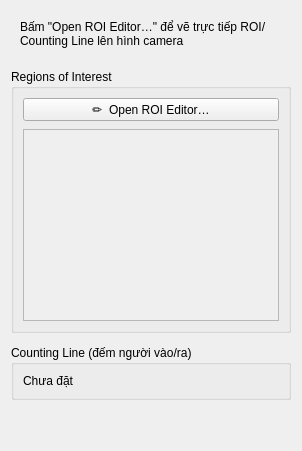
         <widget class="QWidget" name="tab_roi">
          <attribute name="title">
           <string>ROI</string>
          </attribute>
          <layout class="QVBoxLayout" name="layout_tab_roi">
           <property name="spacing">
            <number>12</number>
           </property>
           <property name="contentsMargins" stdset="0">
            <number>12</number>
           </property>
           <item>
            <widget class="QFrame" name="frame_roi_preview">
             <property name="frameShape">
              <enum>QFrame::NoFrame</enum>
             </property>
             <layout class="QVBoxLayout" name="layout_roi_preview_inner">
              <item>
               <widget class="QLabel" name="lbl_roi_preview_placeholder">
                <property name="text">
                 <string>Bấm "Open ROI Editor…" để vẽ trực tiếp ROI/Counting Line lên hình camera</string>
                </property>
                <property name="wordWrap">
                 <bool>true</bool>
                </property>
               </widget>
              </item>
             </layout>
            </widget>
           </item>
           <item>
            <widget class="QGroupBox" name="group_roi_list">
             <property name="title">
              <string>Regions of Interest</string>
             </property>
             <layout class="QVBoxLayout" name="layout_roi_list_group">
              <property name="spacing">
               <number>8</number>
              </property>
              <property name="contentsMargins" stdset="0">
               <number>8</number>
              </property>
              <item>
               <widget class="QPushButton" name="btn_open_roi_editor">
                <property name="text">
                 <string>✏  Open ROI Editor…</string>
                </property>
               </widget>
              </item>
              <item>
               <widget class="QListWidget" name="list_roi">
                <property name="alternatingRowColors">
                 <bool>true</bool>
                </property>
                <property name="enabled">
                 <bool>false</bool>
                </property>
                <property name="toolTip">
                 <string>Danh sách chỉ để xem - vẽ/sửa/xoá qua ROI Editor</string>
                </property>
               </widget>
              </item>
             </layout>
            </widget>
           </item>
           <item>
            <widget class="QGroupBox" name="group_counting_line">
             <property name="title">
              <string>Counting Line (đếm người vào/ra)</string>
             </property>
             <layout class="QVBoxLayout" name="layout_counting_line_group">
              <property name="spacing">
               <number>8</number>
              </property>
              <property name="contentsMargins" stdset="0">
               <number>8</number>
              </property>
              <item>
               <widget class="QLabel" name="lbl_counting_line_status">
                <property name="text">
                 <string>Chưa đặt</string>
                </property>
               </widget>
              </item>
             </layout>
            </widget>
           </item>
           <item>
            <spacer>
             <property name="orientation">
              <enum>Qt::Vertical</enum>
             </property>
             <property name="sizeHint" stdset="0">
              <size>
               <width>20</width>
               <height>40</height>
              </size>
             </property>
            </spacer>
           </item>
          </layout>
         </widget>
